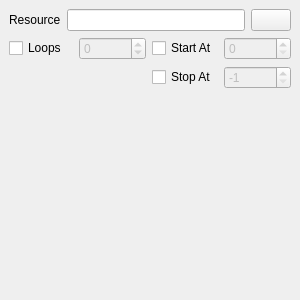
<?xml version="1.0" encoding="UTF-8"?>
<ui version="4.0">
 <class>CTimelineSeqeunceInstructionWidgetPlayVideo</class>
 <widget class="CTimelineSeqeunceInstructionWidgetBase" name="CTimelineSeqeunceInstructionWidgetPlayVideo">
  <property name="geometry">
   <rect>
    <x>0</x>
    <y>0</y>
    <width>300</width>
    <height>300</height>
   </rect>
  </property>
  <property name="windowTitle">
   <string>Form</string>
  </property>
  <layout class="QGridLayout" name="gridLayout">
   <property name="leftMargin">
    <number>0</number>
   </property>
   <property name="topMargin">
    <number>0</number>
   </property>
   <property name="rightMargin">
    <number>0</number>
   </property>
   <property name="bottomMargin">
    <number>0</number>
   </property>
   <item row="0" column="0">
    <widget class="CSlidingStackedWidget" name="pStackedWidget">
     <property name="currentIndex">
      <number>0</number>
     </property>
     <widget class="QWidget" name="page">
      <layout class="QGridLayout" name="gridLayout_2">
       <item row="2" column="1">
        <spacer name="verticalSpacer">
         <property name="orientation">
          <enum>Qt::Vertical</enum>
         </property>
         <property name="sizeHint" stdset="0">
          <size>
           <width>20</width>
           <height>40</height>
          </size>
         </property>
        </spacer>
       </item>
       <item row="0" column="2">
        <widget class="QPushButton" name="SearchButton">
         <property name="sizePolicy">
          <sizepolicy hsizetype="Fixed" vsizetype="Fixed">
           <horstretch>0</horstretch>
           <verstretch>0</verstretch>
          </sizepolicy>
         </property>
         <property name="text">
          <string/>
         </property>
        </widget>
       </item>
       <item row="0" column="1">
        <widget class="QLineEdit" name="pResourceLineEdit"/>
       </item>
       <item row="0" column="0">
        <widget class="QLabel" name="label">
         <property name="text">
          <string>Resource</string>
         </property>
        </widget>
       </item>
       <item row="1" column="0" colspan="3">
        <widget class="QWidget" name="widget_6" native="true">
         <layout class="QGridLayout" name="gridLayout_7">
          <property name="leftMargin">
           <number>0</number>
          </property>
          <property name="topMargin">
           <number>0</number>
          </property>
          <property name="rightMargin">
           <number>0</number>
          </property>
          <property name="bottomMargin">
           <number>0</number>
          </property>
          <item row="0" column="2">
           <widget class="QCheckBox" name="pStartAtCheckBox">
            <property name="text">
             <string>Start At</string>
            </property>
           </widget>
          </item>
          <item row="0" column="3">
           <widget class="QSpinBox" name="pStartAtSpinBox">
            <property name="enabled">
             <bool>false</bool>
            </property>
            <property name="maximum">
             <number>10000000</number>
            </property>
           </widget>
          </item>
          <item row="0" column="0">
           <widget class="QCheckBox" name="pLoopsCheckBox">
            <property name="text">
             <string>Loops</string>
            </property>
           </widget>
          </item>
          <item row="0" column="1">
           <widget class="QSpinBox" name="pLoopsSpinBox">
            <property name="enabled">
             <bool>false</bool>
            </property>
            <property name="minimum">
             <number>-1</number>
            </property>
            <property name="maximum">
             <number>10000000</number>
            </property>
           </widget>
          </item>
          <item row="1" column="2">
           <widget class="QCheckBox" name="pEndAtCheckBox">
            <property name="text">
             <string>Stop At</string>
            </property>
           </widget>
          </item>
          <item row="1" column="3">
           <widget class="QSpinBox" name="pEndAtSpinBox">
            <property name="enabled">
             <bool>false</bool>
            </property>
            <property name="minimum">
             <number>-1</number>
            </property>
            <property name="maximum">
             <number>10000000</number>
            </property>
            <property name="value">
             <number>-1</number>
            </property>
           </widget>
          </item>
         </layout>
        </widget>
       </item>
      </layout>
     </widget>
     <widget class="QWidget" name="page_2">
      <layout class="QGridLayout" name="gridLayout_3">
       <item row="0" column="0">
        <widget class="QTreeView" name="pResourceSelectTree">
         <property name="sizePolicy">
          <sizepolicy hsizetype="Preferred" vsizetype="Expanding">
           <horstretch>1</horstretch>
           <verstretch>0</verstretch>
          </sizepolicy>
         </property>
         <property name="alternatingRowColors">
          <bool>true</bool>
         </property>
         <property name="sortingEnabled">
          <bool>true</bool>
         </property>
         <property name="animated">
          <bool>true</bool>
         </property>
        </widget>
       </item>
       <item row="1" column="0">
        <widget class="CSearchWidget" name="pFilter" native="true"/>
       </item>
      </layout>
     </widget>
    </widget>
   </item>
  </layout>
 </widget>
 <customwidgets>
  <customwidget>
   <class>CTimelineSeqeunceInstructionWidgetBase</class>
   <extends>QWidget</extends>
   <header>Editor/SequenceEditor/TimelineSeqeunceInstructionWidgets.h</header>
   <container>1</container>
  </customwidget>
  <customwidget>
   <class>CSearchWidget</class>
   <extends>QWidget</extends>
   <header>Widgets/SearchWidget.h</header>
   <container>1</container>
  </customwidget>
  <customwidget>
   <class>CSlidingStackedWidget</class>
   <extends>QStackedWidget</extends>
   <header>Widgets/SlidingStackedWidget.h</header>
   <container>1</container>
  </customwidget>
 </customwidgets>
 <resources/>
 <connections/>
</ui>
